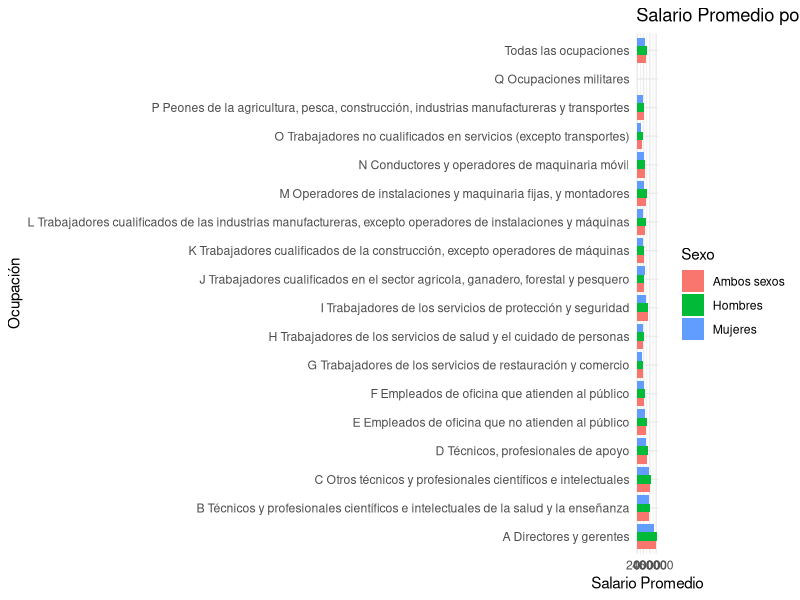
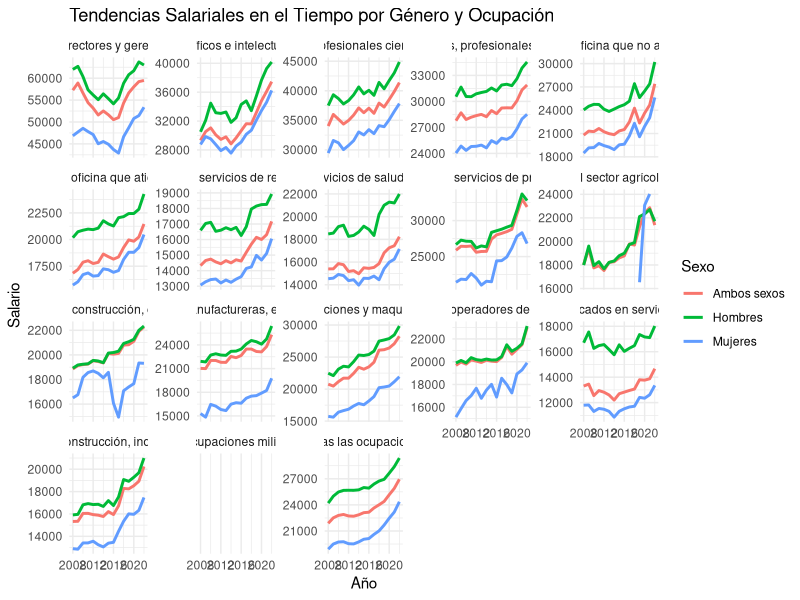
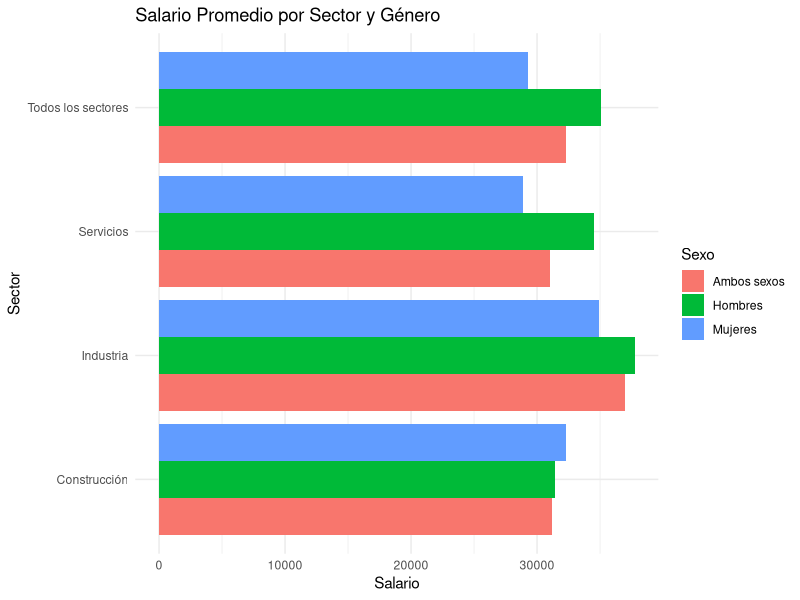
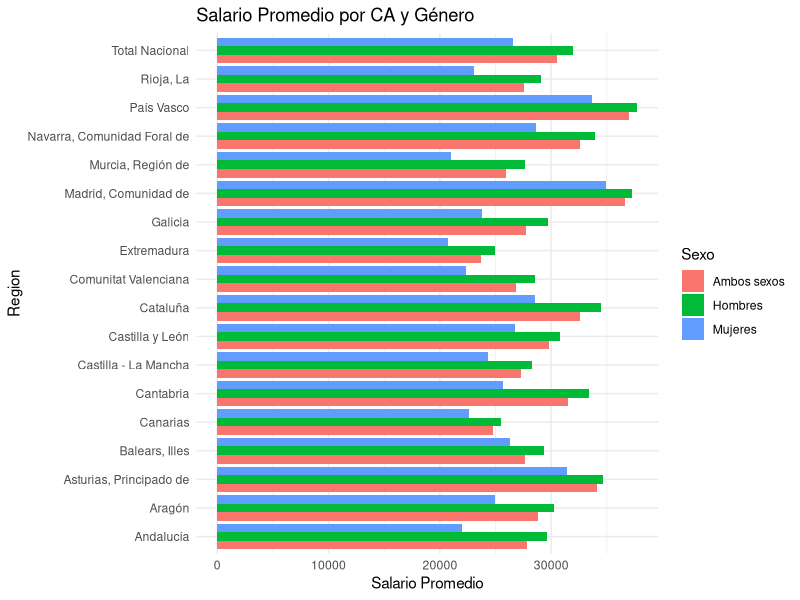
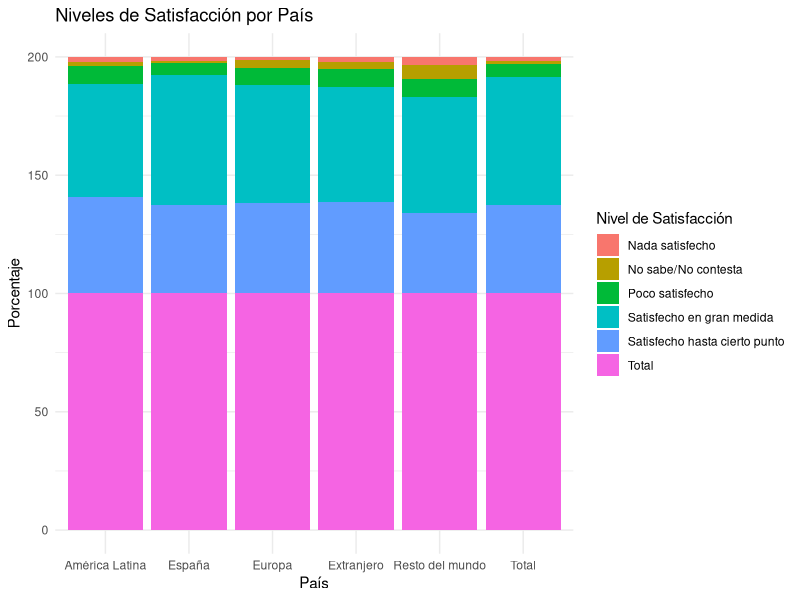
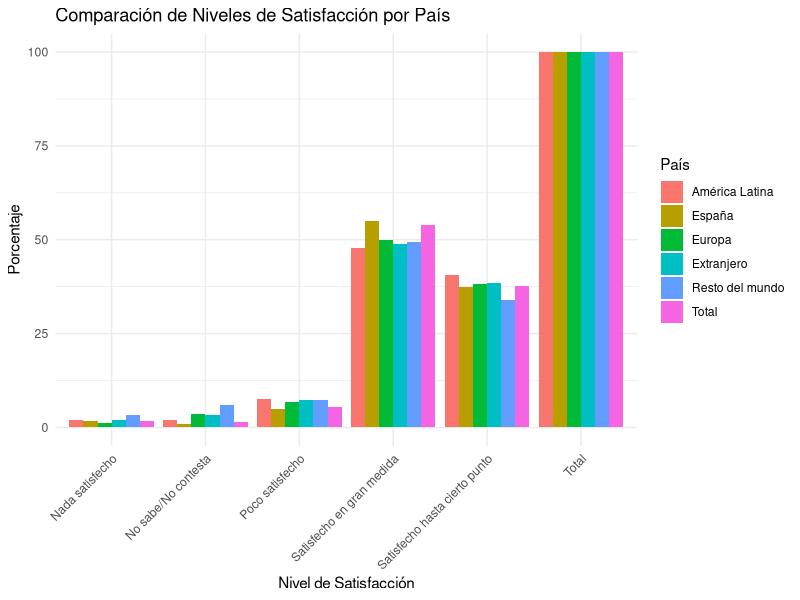

Write R code to recreate these figures, in order. (Note: this script raises an error after producing the figures.)
#Leemos los datasets
salarioSexoOcupacion<-read.csv("./datasets/salarioSexoOcupacion2022.csv", TRUE, sep=";")
salarioSexoSector<-read.csv("./datasets/salarioSexoSector2022.csv", TRUE, sep=";")
satisfaccionEmpleo<-read.csv("./datasets/satisfaccionEmpleo.csv", TRUE, sep=";")
tiempoEmpleo<-read.csv("./datasets/tiempoEmpleo.csv", TRUE, sep=";")
ocupadosSexoRama<-read.csv("./datasets/ocupadosSexoRama.csv", TRUE, sep=";")

#Echamos un vistazo inicial a los datos
head(salarioSexoOcupacion)
head(salarioSexoSector)
head(satisfaccionEmpleo)
head(tiempoEmpleo)
head(ocupadosSexoRama)

#Observamos que ciertas variables tienen nombres muy largos, por lo que los cambiamos por unos más fáciles de tratar
colnames(salarioSexoOcupacion)[colnames(salarioSexoOcupacion) =="Grupos.principales.de.la.CNO.11"] <- "Ocupación"

colnames(salarioSexoSector)[colnames(salarioSexoSector) =="Sectores.de.actividad"] <- "Sector"
colnames(salarioSexoSector)[colnames(salarioSexoSector) =="Comunidades.autónomas"] <- "CA"

colnames(satisfaccionEmpleo)[colnames(satisfaccionEmpleo) =="País.de.nacimiento"] <- "País"
colnames(satisfaccionEmpleo)[colnames(satisfaccionEmpleo) =="Tipo.de.dato"] <- "Unidad"
colnames(satisfaccionEmpleo)[colnames(satisfaccionEmpleo) =="Según.sea.el.nivel.de.satisfacción.en.su.empleo.actual"] <- "Satisfacción"

colnames(tiempoEmpleo)[colnames(tiempoEmpleo) =="Sectores.de.actividad.CNAE.2009"] <- "SectorActividad"
colnames(tiempoEmpleo)[colnames(tiempoEmpleo) =="Tiempo.de.trabajo"] <- "TiempoTrabajo"
colnames(tiempoEmpleo)[colnames(tiempoEmpleo) =="Total"] <- "HorasTotales"

colnames(ocupadosSexoRama)[colnames(ocupadosSexoRama) =="Rama.de.actividad.CNAE.2009"] <- "RamaActividad"
colnames(ocupadosSexoRama)[colnames(ocupadosSexoRama) =="Total"] <- "HorasTotales"
colnames(ocupadosSexoRama)[colnames(ocupadosSexoRama) =="Total"] <- "HorasTotales"

#Vemos de que tipo es cada variable y si está mal, la ajustamos
str(salarioSexoOcupacion)
salarioSexoOcupacion$Ocupación<-as.factor(salarioSexoOcupacion$Ocupación)
salarioSexoOcupacion$Sexo<-as.factor(salarioSexoOcupacion$Sexo) 

salarioSexoOcupacion$Total <- gsub("\\.", "", salarioSexoOcupacion$Total)
salarioSexoOcupacion$Total <- gsub(",", ".", salarioSexoOcupacion$Total)
salarioSexoOcupacion$Total <- gsub("-", "", salarioSexoOcupacion$Total)
salarioSexoOcupacion$Total<-as.numeric(salarioSexoOcupacion$Total) 
str(salarioSexoOcupacion)

str(salarioSexoSector)
salarioSexoSector$CA<-as.factor(salarioSexoSector$CA)
salarioSexoSector$Sector<-as.factor(salarioSexoSector$Sector)
salarioSexoSector$Sexo<-as.factor(salarioSexoSector$Sexo)

salarioSexoSector$Total <- gsub("\\.", "", salarioSexoSector$Total)
salarioSexoSector$Total <- gsub(",", ".", salarioSexoSector$Total)
salarioSexoSector$Total <- gsub("-", "", salarioSexoSector$Total)
salarioSexoSector$Total<-as.numeric(salarioSexoSector$Total)
str(salarioSexoSector)

str(satisfaccionEmpleo)
satisfaccionEmpleo$País<-as.factor(satisfaccionEmpleo$País)
satisfaccionEmpleo$Unidad<-as.factor(satisfaccionEmpleo$Unidad)
satisfaccionEmpleo$Satisfacción<-as.factor(satisfaccionEmpleo$Satisfacción)

satisfaccionEmpleo$Total <- gsub("\\.", "", satisfaccionEmpleo$Total)
satisfaccionEmpleo$Total <- gsub(",", ".", satisfaccionEmpleo$Total)
satisfaccionEmpleo$Total <- gsub("-", "", satisfaccionEmpleo$Total)
satisfaccionEmpleo$Total<-as.numeric(satisfaccionEmpleo$Total)
str(satisfaccionEmpleo)

str(tiempoEmpleo)
tiempoEmpleo$SectorActividad<-as.factor(tiempoEmpleo$SectorActividad)
tiempoEmpleo$TiempoTrabajo<-as.factor(tiempoEmpleo$TiempoTrabajo)

tiempoEmpleo$HorasTotales <- gsub("\\.", "", tiempoEmpleo$HorasTotales)
tiempoEmpleo$HorasTotales <- gsub(",", ".", tiempoEmpleo$HorasTotales)
tiempoEmpleo$HorasTotales <- gsub("-", "", tiempoEmpleo$HorasTotales)
tiempoEmpleo$HorasTotales<-as.numeric(tiempoEmpleo$HorasTotales)
tiempoEmpleo$Periodo <- factor(tiempoEmpleo$Periodo, levels = unique(tiempoEmpleo$Periodo))
str(tiempoEmpleo)

str(ocupadosSexoRama)
ocupadosSexoRama$RamaActividad<-as.factor(ocupadosSexoRama$RamaActividad)
ocupadosSexoRama$Sexo<-as.factor(ocupadosSexoRama$Sexo)
ocupadosSexoRama$Unidad<-as.factor(ocupadosSexoRama$Unidad)

ocupadosSexoRama$HorasTotales <- gsub("\\.", "", ocupadosSexoRama$HorasTotales)
ocupadosSexoRama$HorasTotales <- gsub(",", ".", ocupadosSexoRama$HorasTotales)
ocupadosSexoRama$HorasTotales <- gsub("-", "", ocupadosSexoRama$HorasTotales)
ocupadosSexoRama$HorasTotales<-as.numeric(ocupadosSexoRama$HorasTotales)
ocupadosSexoRama$Periodo <- factor(ocupadosSexoRama$Periodo, levels = unique(ocupadosSexoRama$Periodo))
str(ocupadosSexoRama)

install.packages("ggplot2")
library(ggplot2)

############ COMPARACION SALARIOS ############


# SALARIO POR OCUPACION CONCRETA Y GENERO #
ggplot(salarioSexoOcupacion, aes(x = Ocupación, y = Total, fill = Sexo)) +
  geom_bar(stat = "identity", position = "dodge") +
  coord_flip() +  # Lo giramos para que se lea mejor debido a que la gráfica crece hacia la derecha
  labs(title = "Salario Promedio por Ocupación y Género",
       x = "Ocupación",
       y = "Salario Promedio") +
  theme_minimal()

# POR GENERO Y OCUPACIÓN #
ggplot(salarioSexoOcupacion, aes(x = Periodo, y = Total, color = Sexo)) +
  geom_line(size = 1) +
  facet_wrap(~ Ocupación, scales = "free_y") +
  labs(title = "Tendencias Salariales en el Tiempo por Género y Ocupación",
       x = "Año",
       y = "Salario",
       color = "Sexo") +
  theme_minimal()

# SALARIO POR SECTOR Y GENERO #
ggplot(salarioSexoSector, aes(x = Sector, y = Total, fill = Sexo)) +
  geom_bar(stat = "identity", position = "dodge") +
  coord_flip() +  # Giramos por lo mismo que la anterior
  labs(title = "Salario Promedio por Sector y Género",
       x = "Sector",
       y = "Salario") +
  theme_minimal()

# POR REGIONES #
ggplot(salarioSexoSector, aes(x = CA, y = Total, fill = Sexo)) +
  geom_bar(stat = "identity", position = "dodge") +
  coord_flip() +
  labs(title = "Salario Promedio por CA y Género",
       x = "Region",
       y = "Salario Promedio") +
  theme_minimal()

##############################

############ SATISFACCIÓN ###########


# SATISFACCIÓN POR PAISES #
# Filtrar por porcentajes
satisfaccionEmpleo_percentages <- subset(satisfaccionEmpleo, Unidad == "Porcentajes")

# Barra
ggplot(satisfaccionEmpleo_percentages, aes(x = País, y = Total, fill = Satisfacción)) +
  geom_bar(stat = "identity", position = "stack") +
  labs(title = "Niveles de Satisfacción por País",
       x = "País",
       y = "Porcentaje",
       fill = "Nivel de Satisfacción") +
  theme_minimal()


# POR PAIS EN NIVELES #
# Barra
ggplot(satisfaccionEmpleo_percentages, aes(x = Satisfacción, y = Total, fill = País)) +
  geom_bar(stat = "identity", position = "dodge") +
  labs(title = "Comparación de Niveles de Satisfacción por País",
       x = "Nivel de Satisfacción",
       y = "Porcentaje",
       fill = "País") +
  theme_minimal() +
  theme(axis.text.x = element_text(angle = 45, hjust = 1))


##############################

############ TIEMPO TRABAJADO ############

# Agrupación para poder mostrar en gráfico
agg_data <- tiempoEmpleo %>%
  group_by(SectorActividad, TiempoTrabajo) %>%
  summarize(AverageHoras = mean(HorasTotales, na.rm = TRUE))

# Barra horas promedio
ggplot(agg_data, aes(x = TiempoTrabajo, y = AverageHoras, fill = SectorActividad)) +
  geom_bar(stat = "identity", position = "dodge") +
  coord_flip() +
  labs(title = "Horas promedio basado en el Sector y Tipo de Hora",
       x = "Tipo de horas",
       y = "Horas promedio",
       fill = "Sector") +
  theme_minimal()

##############################

############ TIEMPO TRABAJADO ############

# Seleccionamos solo porcentajes
ocupadosSexoRama_pct <- subset(ocupadosSexoRama, Unidad == "Porcentaje")

# Diagrama barras por cada actividad y genero
ggplot(ocupadosSexoRama_pct, aes(x = Periodo, y = HorasTotales, fill = Sexo)) +
  geom_bar(stat = "identity") +
  facet_wrap(~ RamaActividad, scales = "free_y") +
  labs(title = "Porcentaje de Distribución de Horas por Actividad y Género",
       x = "Período",
       y = "Porcentaje",
       fill = "Sexo") +
  theme_minimal() +
  theme(axis.text.x = element_text(angle = 45, hjust = 1))

##############################

############ PROBABILIDAD ############

# Filtramos por actividad, en este ejemplo, la primera, Agricultura, ganderia, ..., y género para hacer la estimación
subset_data <- subset(ocupadosSexoRama, RamaActividad == "01 Agricultura, ganadería, caza y servicios relacionados con las mismas" & Sexo == "Ambos sexos" &  Unidad == "Valor absoluto")

mu <- mean(subset_data$HorasTotales, na.rm = TRUE)
sigma <- sd(subset_data$HorasTotales, na.rm = TRUE)

# Probabilidad de que las horas totales sea mayor que 50000: P(HorasTotales <= 50000)
p_value <- pnorm(50000, mean = mu, sd = sigma)
print(paste("P(HorasTotales <= 50000):", p_value))
# Si lo pensamos es un resultado lógico porque no hay ningún valor igual ni por encima de 50000

# Percentil 90
quantile_90 <- qnorm(0.90, mean = mu, sd = sigma)
print(paste("Percentil 90 de HorasTotales:", quantile_90))


####
# Estimamos lambda como la media de horas totales
lambda <- mean(subset_data$HorasTotales, na.rm = TRUE)

# Probabilidad: P(HorasTotales = 5000)
prob <- dpois(5000, lambda)
print(paste("P(HorasTotales = 5000):", prob))

# Hacemos una simulación con 100 valores autogenerados de normal
simulated_data <- rpois(100, lambda)
hist(simulated_data, main = "Simulación de horas trabajadas (Poisson)", xlab = "Horas Totales")


###
# Definimos parametros: Número total de respuestas (n) y probabilidad de "Satisfecho en gran medida" (p)
n <- 100  # tamaño de ejemplo
p <- 0.54  # from the percentage of "Satisfecho en gran medida"

# Probabilidad: P(X <= 60)
prob_binom <- pbinom(60, size = n, prob = p)
print(paste("P(X <= 60):", prob_binom))

# Simulación de una binomial
simulated_satisfaction <- rbinom(100, size = n, prob = p)
hist(simulated_satisfaction, main = "Respuestas de la Simulación", xlab = "Cantidad de Satisfecho en gran medida")


###
# Calculamos lambda como 1 / media de horas totales
lambda_exp <- 1 / mean(tiempoEmpleo$HorasTotales, na.rm = TRUE)

# Probabilidad: P(HorasTotales <= 200)
prob_exp <- pexp(200, rate = lambda_exp)
print(paste("P(HorasTotales <= 200):", prob_exp))

# Simulación de una exponencial
simulated_time <- rexp(100, rate = lambda_exp)
hist(simulated_time, main = "Tiempo trabajado Simulado (Exponencial)", xlab = "Horas")
##############################

